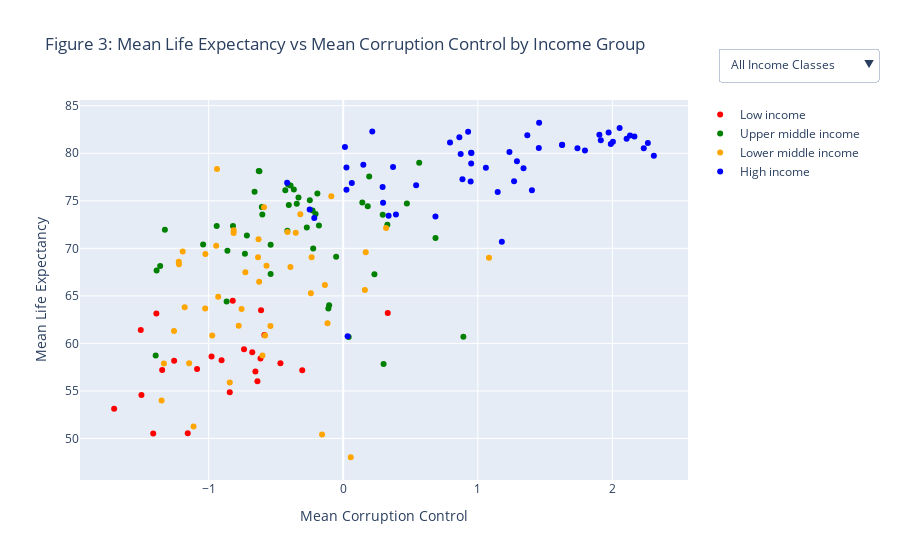

The cell this chart's notebook holds for it:
### Markdown cell above
The graph shown in figure 2 depicts the correlation between life expectancy in a country and the control of corruption in that country. Life expectancy is the estimated age a newborn baby will reach. The corruption control variable is an index value that indicates the extent to which a country has control over corruption. Higher values indicate more corruption control, while lower values indicate less corruption control. By using the slider, you can observe how the data points change over the years. Overall, this scatterplot appears to show a positive relationship, suggesting that as corruption control improves in a country, life expectancy increases and vice versa.

However, it's important to consider other factors that may provide a different perspective on the data. One such factor is the income class of a country, as this variable also significantly influences life expectancy (Chen et al., 2021; Freeman et al., 2020). Let's see what happens when we redraw the scatterplot, this time distinguishing between income classes.

### Code cell
country_stats = df.groupby('country').agg({
    'control_of_corruption_estimate': 'mean',
    'life_expectancy_at_birth': 'mean',
    'IncomeGroup': lambda x: x.iloc[0]
}).reset_index()

# Define colors for each income group
color_mapping = {
    'Low income': 'red',
    'Lower middle income': 'orange',
    'Upper middle income': 'green',
    'High income': 'blue'
}

# Create scatter plot for each income group
scatter_plots = []
scatter_plots_no_all = []  # List to store scatter plots without "All Income Classes"
for income_group in country_stats['IncomeGroup'].unique():
    group_data = country_stats[country_stats['IncomeGroup'] == income_group]
    scatter_plot = go.Scatter(
        x=group_data['control_of_corruption_estimate'],
        y=group_data['life_expectancy_at_birth'],
        mode='markers',
        name=income_group,
        marker=dict(color=color_mapping[income_group])
    )
    scatter_plots.append(scatter_plot)
    if income_group != 'All Income Classes':  # Exclude "All Income Classes" from scatter plots without legend
        scatter_plots_no_all.append(scatter_plot)

# Create scatter plot for all income classes
scatter_plot_all = go.Scatter(
    x=country_stats['control_of_corruption_estimate'],
    y=country_stats['life_expectancy_at_birth'],
    mode='markers',
    name='All Income Classes',
    marker=dict(color=[color_mapping[group] for group in country_stats['IncomeGroup']])  # Assign colors based on income group
)

# Create layout with dropdown menu
layout = go.Layout(
    title='Figure 3: Mean Life Expectancy vs Mean Corruption Control by Income Group',
    xaxis=dict(title='Mean Corruption Control'),
    yaxis=dict(title='Mean Life Expectancy'),
    showlegend=True,
    updatemenus=[
        dict(
            buttons=[
                dict(
                    label='All Income Classes',
                    method='update',
                    args=[{'visible': [True] * len(scatter_plots)},
                          {'title': 'Mean Life Expectancy vs Mean Corruption Control for All Income Classes'}]
                ),
            ] + [
                dict(
                    label=income_group,
                    method='update',
                    args=[{'visible': [income_group == trace.name for trace in scatter_plots_no_all]},
                          {'title': f'Mean Life Expectancy vs Mean Corruption Control for {income_group} Income Group'}]
                ) for income_group in country_stats['IncomeGroup'].unique() if income_group != 'All Income Classes'  # Exclude "All Income Classes" from dropdown
            ],
            direction='down',
            pad={'r': 10, 't': 10},
            showactive=True,
            x=1.05,
            xanchor='left',
            y=1.05,
            yanchor='bottom'
        )
    ]
)

# Create figure
fig = go.Figure(data=scatter_plots, layout=layout)

# Show figure
fig.show()

### Figure 1 — Plotly figure (JSON) as saved in the notebook; plotly's stock layout.template omitted (floating-point values rounded to 4 significant figures)
{"data": [{"marker": {"color": "red"}, "mode": "markers", "name": "Low income", "type": "scatter", "x": [-1.504, -0.3046, -1.256, -1.155, -1.412, -0.8211, -0.5858, -1.086, -1.345, -0.7372, -0.6107, -0.6148, -0.6525, -0.6376, -0.676, 0.3306, -0.843, -1.702, -1.499, -1.389, -0.904, -0.9784, -0.4667], "y": [61.4, 57.18, 58.18, 50.54, 50.52, 64.48, 60.89, 57.31, 57.2, 59.39, 63.48, 58.43, 57.03, 56.01, 59.06, 63.2, 54.86, 53.13, 54.56, 63.14, 58.23, 58.63, 57.91]}, {"marker": {"color": "green"}, "mode": "markers", "name": "Upper middle income", "type": "scatter", "x": [-0.6278, 0.8107, -0.367, -0.6011, -1.041, -0.4152, -0.1805, -0.3917, 0.8927, -0.2056, -0.2278, -0.4304, -0.3326, 0.5645, 0.1929, 0.6856, -0.8192, -0.6589, -1.394, 0.2317, -0.8666, 0.3279, 0.4728, -0.716, -0.5397, -1.387, -0.2707, 0.1819, -0.8607, -1.325, 0.1417, -0.6229, -0.1104, 0.2935, -0.6051, -0.7304, -0.192, 0.2998, -0.2483, -0.05269, -0.9403, -0.4043, -0.3453, 0.04036, -0.2232, -0.4093, -0.5394, -1.36, -0.1047], "y": [78.14, null, 76.19, 73.57, 70.4, 71.85, 72.4, 76.61, 60.7, 73.61, 73.99, 76.11, 75.34, 78.99, 77.57, 71.08, 72.34, 75.96, 58.72, 67.27, 64.4, 72.49, 74.73, 71.34, 67.3, 67.68, 72.19, 74.42, 69.75, 71.97, 74.83, 78.12, 63.68, 73.54, 74.36, 69.43, 75.76, 57.82, 75.07, 69.13, 72.34, 74.56, 74.69, 60.67, 69.98, 76.73, 70.38, 68.14, 64.02]}, {"marker": {"color": "orange"}, "mode": "markers", "name": "Lower middle income", "type": "scatter", "x": [-0.5886, -1.333, -1.024, -0.6003, 1.083, -0.6249, -1.22, -1.145, -0.7767, -0.8432, -0.581, -0.4141, -0.1571, -0.1168, -1.258, -0.8146, -0.3924, -0.6329, -0.9736, 0.1608, -0.9379, 0.05601, -0.7555, -0.5703, -0.3531, -1.178, -0.7274, -0.814, -1.112, -0.9291, -1.026, -0.6295, 0.3185, -0.1363, -0.2403, -0.2351, -0.3187, -1.222, -0.541, -0.08893, -0.9442, -1.193, 0.1669, null, -1.35], "y": [74.34, 57.89, 69.4, 58.74, 69.01, 66.49, 68.33, 57.9, 61.86, 55.89, 60.84, 71.71, 50.43, 62.11, 61.31, 71.6, 68.03, 69.07, 60.84, 65.63, 78.35, 48.02, 63.63, 68.17, 71.63, 63.8, 67.48, 71.9, 51.26, 64.91, 63.66, 70.96, 72.14, 66.13, 65.27, 69.06, 73.59, 68.59, 61.82, 75.48, 70.26, 69.67, 69.59, null, 53.98]}, {"marker": {"color": "blue"}, "mode": "markers", "name": "High income", "type": "scatter", "x": [1.235, 0.8859, 1.903, 1.627, 0.1492, 1.402, 1.453, 1.235, 1.914, 1.291, 0.06382, 0.9502, 2.308, 1.148, 2.233, 1.368, 1.796, 0.01264, 1.179, 0.9469, 0.296, 1.972, 1.626, 0.8629, 0.2158, 1.456, 0.02384, 0.3372, 0.3916, 2.004, 0.7934, 1.759, 0.03242, 1.988, 2.263, null, 2.106, 0.2927, -0.417, 0.5418, 0.9528, 0.3701, 0.9507, -0.2494, 1.168, 0.02388, 0.6851, 2.131, 0.8727, 0.928, 2.164, 2.054, -0.2152, 1.06, 1.74, 1.34, 1.27], "y": [null, 77.27, 81.95, 80.89, 78.81, 76.11, 80.56, 80.13, 81.38, 79.16, 76.88, 80.05, 79.75, 75.94, 80.53, 81.89, 80.3, 80.65, 70.7, 77.03, 74.79, 82.2, 80.86, 81.69, 82.3, 83.21, 78.51, 73.44, 73.57, 81.22, 81.14, null, 60.76, 80.98, 81.09, null, 81.52, 76.45, 76.89, 76.63, 80.03, 78.57, 78.93, 74.08, null, 76.18, 73.34, 81.88, 79.92, 82.27, 81.76, 82.66, 73.18, 78.47, 80.53, 78.42, 77.05]}], "layout": {"showlegend": true, "title": {"text": "Figure 3: Mean Life Expectancy vs Mean Corruption Control by Income Group"}, "updatemenus": [{"buttons": [{"args": [{"visible": [true, true, true, true]}, {"title": "Mean Life Expectancy vs Mean Corruption Control for All Income Classes"}], "label": "All Income Classes", "method": "update"}, {"args": [{"visible": [true, false, false, false]}, {"title": "Mean Life Expectancy vs Mean Corruption Control for Low income Income Group"}], "label": "Low income", "method": "update"}, {"args": [{"visible": [false, true, false, false]}, {"title": "Mean Life Expectancy vs Mean Corruption Control for Upper middle income Income Group"}], "label": "Upper middle income", "method": "update"}, {"args": [{"visible": [false, false, true, false]}, {"title": "Mean Life Expectancy vs Mean Corruption Control for Lower middle income Income Group"}], "label": "Lower middle income", "method": "update"}, {"args": [{"visible": [false, false, false, true]}, {"title": "Mean Life Expectancy vs Mean Corruption Control for High income Income Group"}], "label": "High income", "method": "update"}], "direction": "down", "pad": {"r": 10, "t": 10}, "showactive": true, "x": 1.05, "xanchor": "left", "y": 1.05, "yanchor": "bottom"}], "xaxis": {"title": {"text": "Mean Corruption Control"}}, "yaxis": {"title": {"text": "Mean Life Expectancy"}}}}
